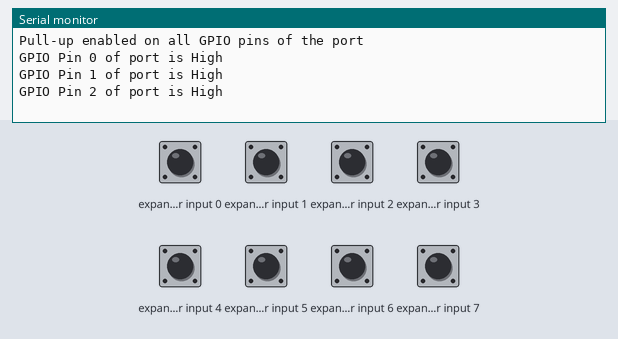
Bench run of a sketch on a simulated Arduino Uno, built with avr-gcc and run on an emulated ATmega328P. Parts: the last lines printed to the serial monitor. Wiring (inferred from the names in the program): MCP23008 port expander at I2C address 0x20. The inputs (shaded band) are chosen by the test bench; at power-on: expander input 0–7 HIGH.

Above: at 1.7 s.
1.8 s: expander input 0 pulled LOW for 3 s
At 4.85 s:
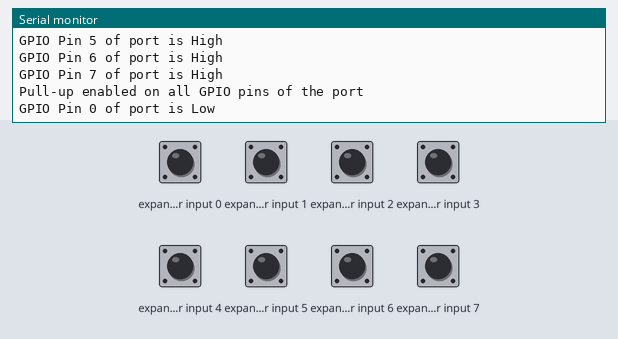
6.8 s: expander input 1 pulled LOW for 3 s
At 9.4 s:
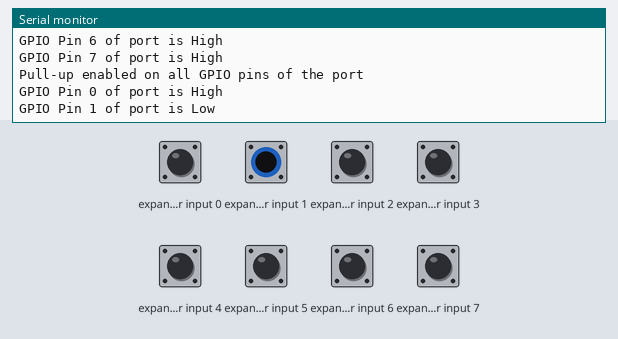
11.8 s: expander input 2 pulled LOW for 3 s
At 14.0 s:
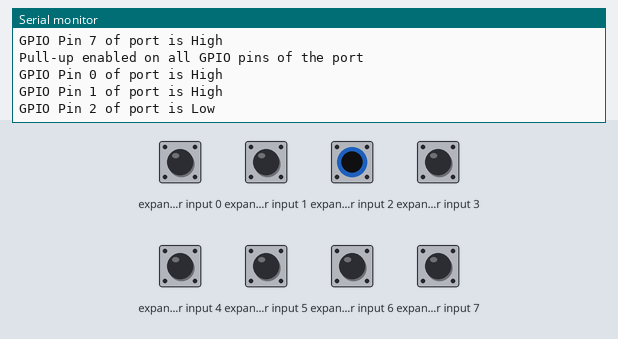
Timing chart, 0 to 15.5 s (numbered marks = the images above; inputs shaded):
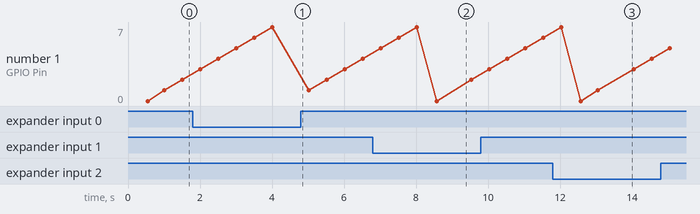

Measured:
- after the input at 1.8 s, the serial monitor: prints a new line after 2.8 s (image 1)
- after the input at 6.8 s, the serial monitor: prints a new line after 2.2 s (image 2)
- after the input at 11.8 s, the serial monitor: prints a new line after 1.7 s (image 3)

The sketch:

Sample5.ino
```cpp
// (licence header left out)
#include <Wire.h>

// MCP23008_I2CR8G5LE I2C address is 0x20(32)
#define Addr 0x20

int value, status, state;
void setup()
{
  // Initialise I2C communication as MASTER
  Wire.begin();
  // Initialise serial communication, set baud rate = 9600
  Serial.begin(9600);

  // Start I2C Transmission
  Wire.beginTransmission(Addr);
  // Select IODIR register
  Wire.write(0x00);
  // All pins are configured as input
  Wire.write(0xFF);
  // Stop I2C transmission
  Wire.endTransmission();
  delay(500);
}

void loop()
{
  unsigned int data[0];

  // Start I2C Transmission
  Wire.beginTransmission(Addr);
  // Select GPPU register
  Wire.write(0x06);
  // Enable pull-up on all pins of the port
  Wire.write(0xFF);
  // Stop I2C transmission
  Wire.endTransmission();
  Serial.println("Pull-up enabled on all GPIO pins of the port");

  // Checking status of all GPIO pins of port
  // Start I2C Transmission
  Wire.beginTransmission(Addr);
  // Select GPIO register
  Wire.write(0x09);
  // Stop I2C transmission
  Wire.endTransmission();

  // Request 1 byte of data
  Wire.requestFrom(Addr, 1);

  // Read 1 byte of data
  if (Wire.available() == 1)
  {
    data[0] = Wire.read();
  }
  status = data[0];

  value = 0x01;
  for (int i = 0; i < 8; i++)
  {
    state = (status & value);
    if (state == value)
    {
      Serial.print("GPIO Pin ");
      Serial.print(i);
      Serial.println(" of port is High");
    }
    else
    {
      Serial.print("GPIO Pin ");
      Serial.print(i);
      Serial.println(" of port is Low");
    }
    value = value << 1;
    delay(500);
  }
}
```
